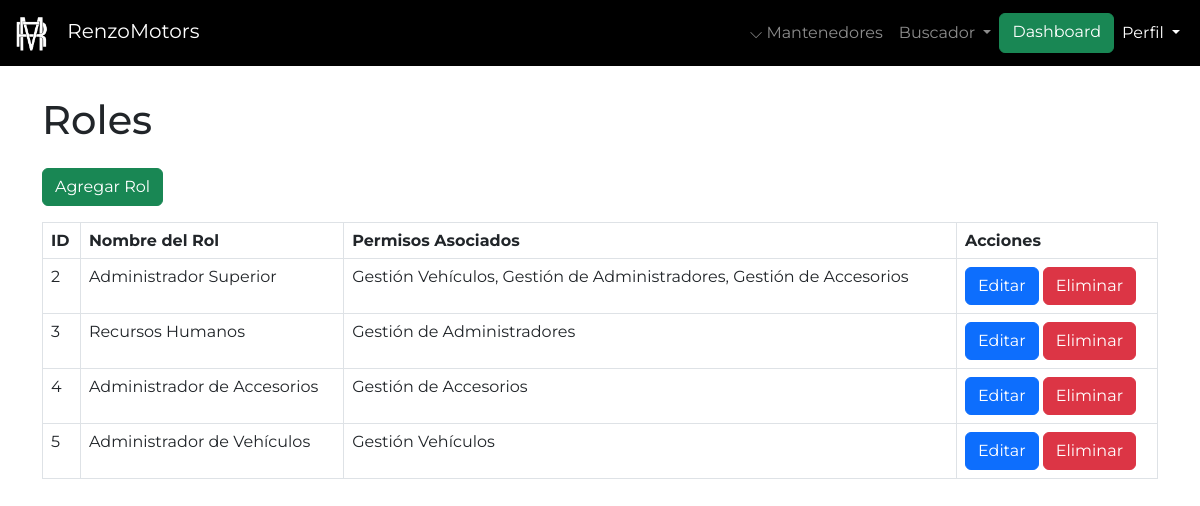
/admin/mantenedores/roles/mantenedor_roles.php (signed in), run on an earlier commit of the app's database.
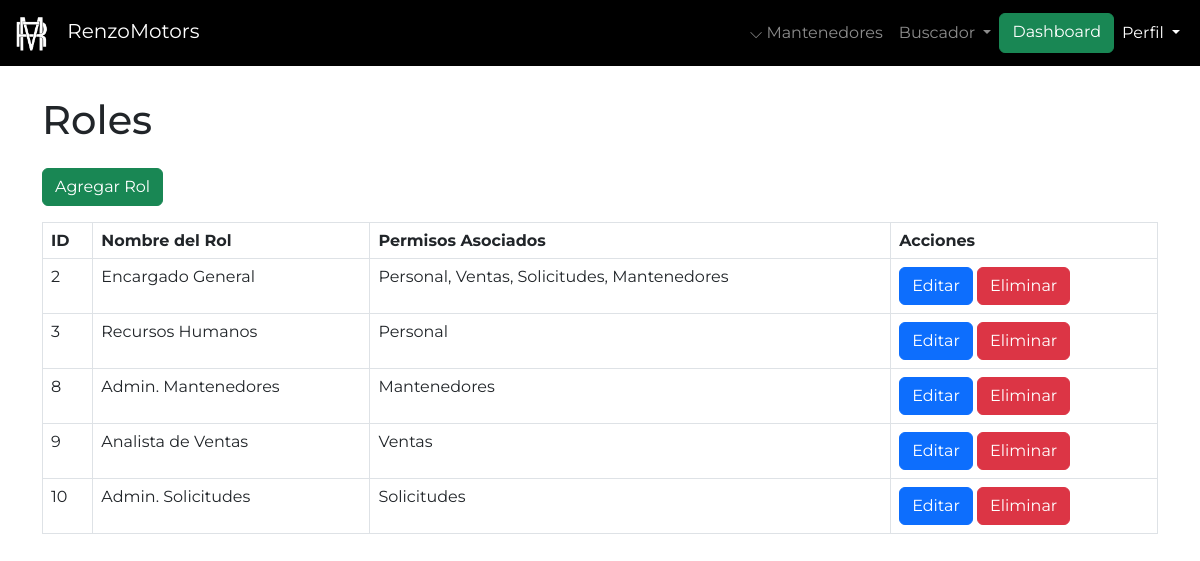
And on a later commit of the database.
### tables this page shows
CREATE TABLE `rol` (
  `id_rol` int(11) NOT NULL,
  `nombre_rol` varchar(100) NOT NULL
);

### admin/mantenedores/roles/mantenedor_roles.php (the view, shortened to what this page needs)
<?php
include '../../../config/conexion.php';
include '../../navbaradmin.php';
?>
<!DOCTYPE html>
<html lang="es">
<head>
    <link href="https://cdn.jsdelivr.net/npm/bootstrap@5.3.0/dist/css/bootstrap.min.css" rel="stylesheet">
</head>
<body class="pt-5">
    <div class="container mt-5">
        <h1 class="mb-4">Roles</h1>
        <a href="crear_rol.php" class="btn btn-success mb-3">Agregar Rol</a>
        <table class="table table-bordered">
            <thead>
                <tr>
                    <th>ID</th>
                    <th>Nombre del Rol</th>
                    <th style="max-width: 400px">Permisos Asociados</th>
                    <th>Acciones</th>
                </tr>
            </thead>
            <tbody>
                <?php
                $query = "SELECT r.*, GROUP_CONCAT(p.nombre_permiso SEPARATOR ', ') AS permiso
                          FROM rol r
                          LEFT JOIN rol_permiso rp ON r.id_rol = rp.id_rol
                          LEFT JOIN permiso p ON rp.id_permiso = p.id_permiso
                          GROUP BY r.id_rol";
                $resultado = mysqli_query($conexion, $query);
                while ($fila = mysqli_fetch_assoc($resultado)) {
                    echo "<tr>
                            <td>{$fila['id_rol']}</td>
                            <td>{$fila['nombre_rol']}</td>
                            <td>{$fila['permiso']}</td>
                            <td>
                                <a href='editar_rol.php?id_rol={$fila['id_rol']}' class='btn btn-primary'>Editar</a>
                                <a href='eliminar_rol.php?id_rol={$fila['id_rol']}' class='btn btn-danger' onclick='return confirm(\"¿Estás seguro de eliminar este rol?\");'>Eliminar</a>
                            </td>
                          </tr>";
                }
                ?>
            </tbody>
        </table>
    </div>
</body>
</html>

What changed in the data, as far as the page shows it:
removed rol: id_rol "4", nombre_rol "Administrador de Accesorios", permiso "Gestión de Accesorios"
removed rol: id_rol "5", nombre_rol "Administrador de Vehículos", permiso "Gestión Vehículos"
changed rol id 2: nombre_rol "Administrador Superior" → "Encargado General"; permiso "Gestión Vehículos, Gestión de Administradores, Gestión de Accesorios" → "Personal, Ventas, Solicitudes, Mantenedores"
computed for rol "Recursos Humanos": permiso "Gestión de Administradores" → "Personal"
added rol: id_rol "8", nombre_rol "Admin. Mantenedores", permiso "Mantenedores"
added rol: id_rol "9", nombre_rol "Analista de Ventas", permiso "Ventas"
added rol: id_rol "10", nombre_rol "Admin. Solicitudes", permiso "Solicitudes"
